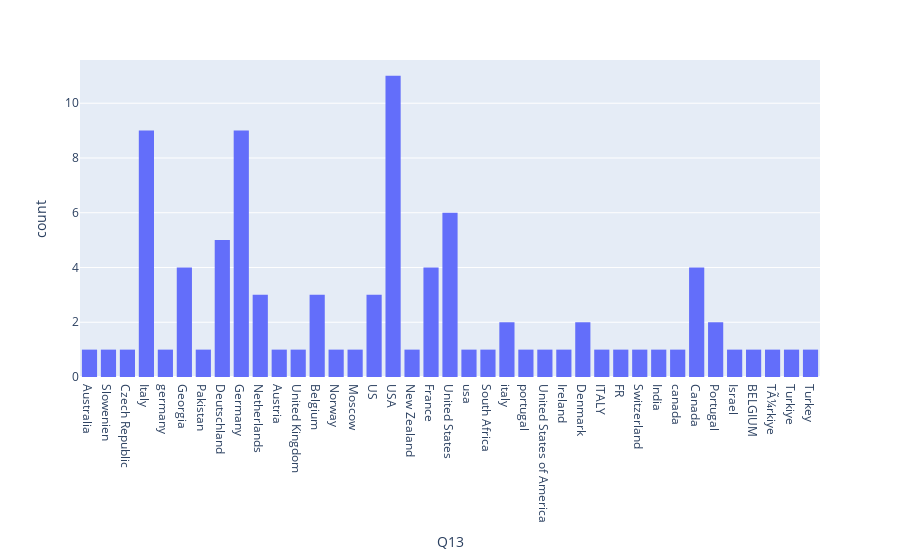

Source (notebook cell):
### Code cell
fig = px.histogram(data, x='Q13')
fig.show()

### Figure 1 — Plotly figure (JSON) as saved in the notebook; plotly's stock layout.template omitted (floating-point values rounded to 4 significant figures)
{"data": [{"alignmentgroup": "True", "bingroup": "x", "hovertemplate": "Q13=%{x}<br>count=%{y}<extra></extra>", "legendgroup": "", "marker": {"color": "#636efa", "pattern": {"shape": ""}}, "name": "", "offsetgroup": "", "orientation": "v", "showlegend": false, "type": "histogram", "x": ["Australia", "Slowenien", "Czech Republic", "Italy", "germany", "Georgia", "Georgia", "Pakistan", "Deutschland", "Germany", "Germany", "Germany", "Netherlands", "Italy", "Italy", "Deutschland", "Deutschland", "Austria", "Germany", "Germany", "Italy", "United Kingdom ", "Deutschland", "Belgium", "Germany", "Norway", "Germany", "Moscow", "Georgia", "Germany", "Georgia", "US", "USA", "USA", "USA", "USA", "USA", "New Zealand", "USA", "USA", "France", "Netherlands", "United States", "usa", "South Africa", "Deutschland", "italy", "Italy", "France", "Italy", "italy", "portugal", "Netherlands", "USA", "United States of America", "USA", "United States", "France", "Italy", "Ireland", "United States", "Denmark", "Denmark", "Italy", "ITALY", "FR", "Switzerland", "India", "canada", "Belgium", "US", "Canada", "US", "Italy", "Canada", "Canada", "United States", "Portugal", "Israel ", "BELGIUM", "Germany", "Portugal", "Canada", "United States", "France", "Belgium", "TÃ¼rkiye", "Turkiye ", "Turkey", "USA", "United States", "USA"], "xaxis": "x", "yaxis": "y"}], "layout": {"autosize": true, "barmode": "relative", "legend": {"tracegroupgap": 0}, "margin": {"t": 60}, "xaxis": {"anchor": "y", "autorange": true, "domain": [0, 1], "range": [-0.5, 38.5], "title": {"text": "Q13"}, "type": "category"}, "yaxis": {"anchor": "x", "autorange": true, "domain": [0, 1], "range": [0, 11.58], "title": {"text": "count"}}}}
